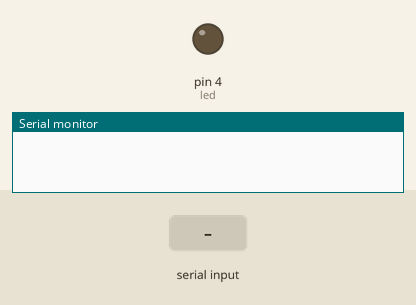
Simulated run of this sketch. Board: Arduino Uno, built with avr-gcc and run on an emulated ATmega328P. Shown: output pins drawn as LEDs (lit = HIGH), the last lines printed to the serial monitor. The inputs (shaded band) are chosen by the test bench.

Above: at 1.2 s.
1.3 s: "TURN ON" received over Serial
At 3.8 s:
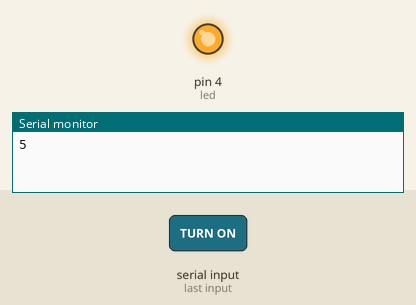
4.2 s: "TURN OFF" received over Serial
At 5.9 s:
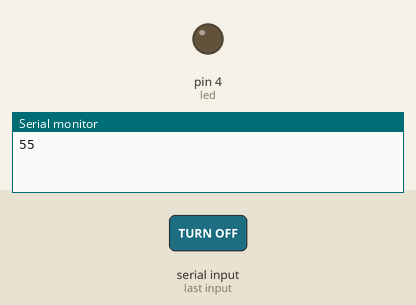
Timing chart, 0 to 7.4 s (numbered marks = the images above; inputs shaded):
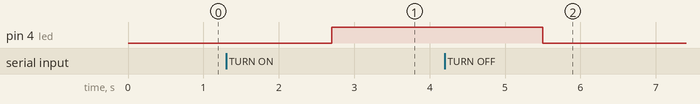

The sketch:

LED_bluetooth_Ver3.ino
```cpp
#include<stdlib.h>
#include <string.h>
int count=0;
int count1=0;
char command;
String test;
char NUMBER[5];
int number=13455;
int LENGTH;
#define led 4
void setup() {
  Serial.begin(9600);
  pinMode(led,OUTPUT);
}

void loop()
{
  //Hàm chuyển đổi số nguyên sang char và lấy độ dài
  if(count1==0){
      itoa(number,NUMBER,10);
     for(int i=0;i<sizeof(NUMBER);i++){
        if(NUMBER[i]!='\0'){
          count1+=1;

        }
     }
 }

    while(Serial.available() > 0)
     {
       command = ((byte)Serial.read());
       test += command;
       delay(100);
     }
     if(test=="TURN ON")
     {

       digitalWrite(led,HIGH);
   Serial.print(count1);
       test="";
       command='\0';
     }
     if(test=="TURN OFF")
     {
       digitalWrite(led,LOW);
         Serial.print(count1);
        test="";
        command='\0';
     }

  delay(1000);
}
```

Measured:
- after the input at 1.3 s, pin 4 (led): LOW → HIGH after 1.4 s
- after the input at 4.2 s, pin 4 (led): HIGH → LOW after 1.3 s
